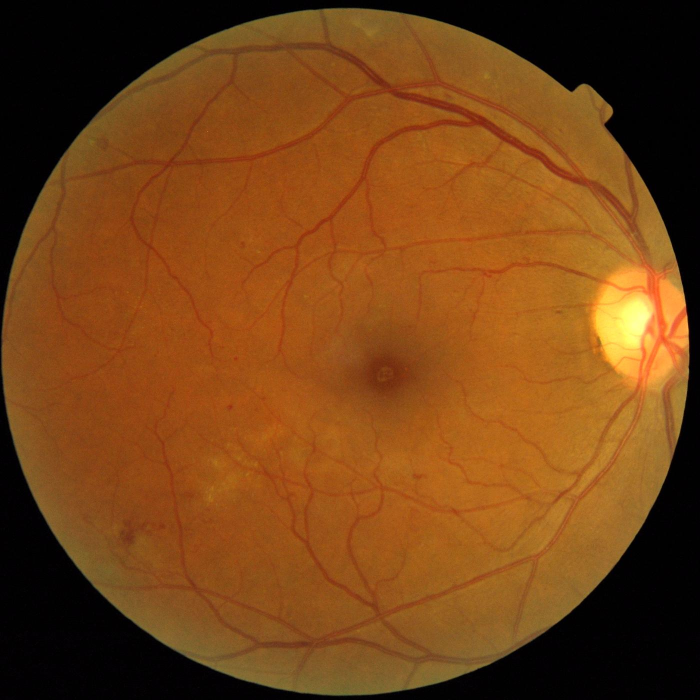
%> input picture Image processing/20051019_38557_0100_PP.jpg, 1400 x 1400 px (shown at 1/2 size)
$ octave main.m   (GNU Octave 9; MATLAB toolbox functions it lacks are replaced by stand-ins)
%> lines starting %> are read from the running program, lines starting %| are printed output that depends on the picture; in (x1, y1, x2, y2) boxes, pixels count from 0 and x2, y2 are one past the last pixel; in counts of white or black regions, pixels touching at a corner belong together; the program's own positions count from 1
%> further down, retinaRGB is the input picture: size 1400x1400x3 uint8; mean R, G, B 118.1, 67.2, 21.9
### Image processing/resizeretina.m
function retinaRGB = resizeretina ( retinaRGB, x, y )
%> called with x = 752, y = 500
% Resize an RGB image of retina
    subplot(1, 2, 1), imshow(retinaRGB); title('Before resize');
    a = size(retinaRGB, 1);
%> a = 1400
    b = size(retinaRGB, 2);
%> b = 1400
    retinaRGB = imresize(retinaRGB, sqrt(x * y / (a * b)));
%> retinaRGB: size 614x614x3 uint8
    subplot(1, 2, 2), imshow(retinaRGB); title('Resize');
end

### Image processing/getopticdiscartifacts.m
function [opticDiscMask, artifactsMask] = getopticdiscartifacts (retinaRGB, closingThresholdValue, opticDiscDilationSize, artifactMinSize)
%> called with closingThresholdValue = 0.64, opticDiscDilationSize = 4, artifactMinSize = 1100
    %% Get intensity
    subplot(1, 2, 1), imshow(retinaRGB); title('RGB');
    I = double(retinaRGB) / 255;
    I = sum(I, 3) ./ 3;
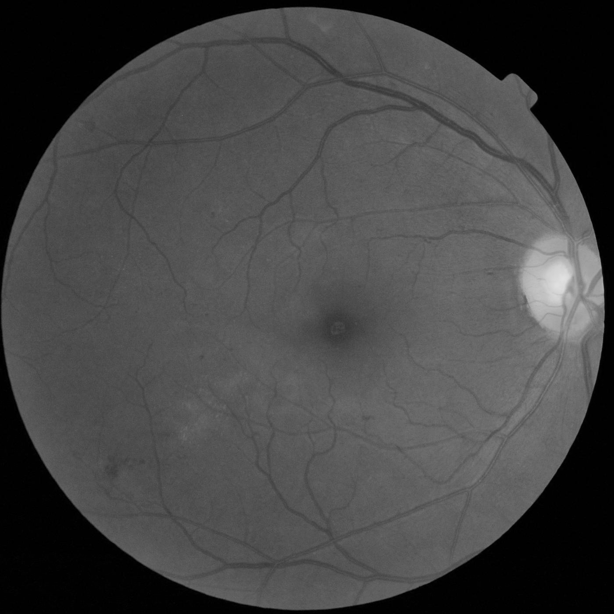
%> I: size 614x614 double; min 0, max 0.882, mean 0.271
    subplot(1, 2, 2), imshow(I); title('Intensity');

    %% Median filter on intensity channel
    subplot(1, 2, 1), imshow(I); title('Before median filter');
    I = medfilt2(I);
    subplot(1, 2, 2), imshow(I); title('Median filter on intensity');

    %% Histogram equalization
    subplot(1, 2, 1), imshow(I); title('Before histogram equalization');
    I = adapthisteq(I);
    subplot(1, 2, 2), imshow(I); title('Histogram equalization');

    %% Remove vessels by grayscale closing
    subplot(1, 2, 1), imshow(I); title('Before grayscale closing');
    se = strel('disk', 8);
    closeI = imclose(I, se);
    subplot(1, 2, 2), imshow(closeI); title('Grayscale closing');

    %% Threshold image to create mask
    subplot(1, 2, 1), imshow(closeI); title('Before threshold');
    maskFirst = im2bw(closeI, closingThresholdValue);  % Something to do with this hardcoded value
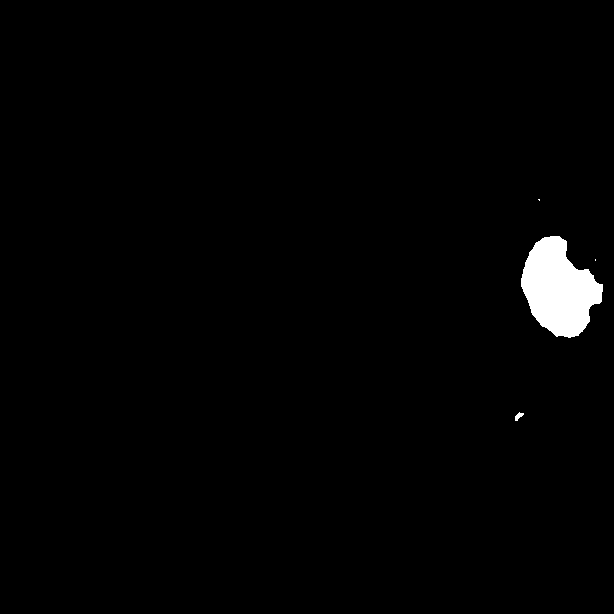
%> maskFirst: size 614x614 logical; 1.4% white; 4 white regions (2 under 20 px), largest, box (x1, y1, x2, y2) and area: (521, 236, 603, 338) 5383, (515, 412, 524, 421) 43
    subplot(1, 2, 2), imshow(maskFirst); title('Mask');

    %% Overlay mask on the original image
    subplot(1, 2, 1), imshow(I); title('Before overlay');
    maskFirstRev = imcomplement(maskFirst);
    marker = I .* maskFirstRev;
    subplot(1, 2, 2), imshow(marker); title('Overlay');

    %% Reconstruction
    subplot(1, 2, 1), imshow(marker); title('Before reconstruction');
    reconstructed = imreconstruct(marker, I);
    subplot(1, 2, 2), imshow(reconstructed); title('Reconstruction');

    %% Threshold on image differences and dilate to remove vessels
    diff = I - reconstructed;
    subplot(1, 2, 1), imshow(diff, []), title('Difference before threshold and dilation');
    level = graythresh(diff);
%> level = 0.102
    opticDiscMask = im2bw(diff, level);
%> opticDiscMask: size 614x614 logical; 0.74% white; 3 white regions, box (x1, y1, x2, y2) and area: (523, 251, 574, 331) 2638, (572, 314, 589, 330) 112, (577, 303, 585, 312) 45
    se = strel('disk', opticDiscDilationSize);
    opticDiscMask = imdilate(opticDiscMask, se);
%> opticDiscMask: size 614x614 logical; 1% white; 1 white region, box (x1, y1, x2, y2) and area: (520, 248, 592, 334) 3887
    subplot(1, 2, 2), imshow(opticDiscMask), title('Mask');

    %% Select optic disc and artifacts from mask
    subplot(1, 3, 1), imshow(opticDiscMask), title('Before selecting');
    % Get labels and measurement
    labeledDiscMask = bwlabel(opticDiscMask);
    measurements = regionprops(opticDiscMask, 'Area', 'Perimeter');
%> measurements = 1 region; Area and Perimeter: 3887 323.3
    % Calculate circularities
    allAreas = [measurements.Area];
%> allAreas = 3887
    allPerimeters = [measurements.Perimeter];
%> allPerimeters = 323.3
    allCircularities = (4 * pi * allAreas) ./ allPerimeters .^ 2;
%> allCircularities = 0.467
    allCircularities(~isfinite(allCircularities)) = 0;
    % Calculate scores
    allScores = allCircularities .^ 3 .* allAreas;
%> allScores = 396.8

    % Find candidates for optic disc and artifacts
    candidates = find(allAreas > artifactMinSize);
%> candidates = 1
    % No candidates big enough
    if (size(candidates, 2) == 0)
        % Look for smaller one in scores
        [~, opticDiscInd] = max(allScores);
        % Optic disc not found, work around
        if (size(opticDiscInd, 2) == 0)
            opticDiscInd = -1;
        end
        % No artifacts, work around
        artifactsInd = -1;
    % We have candidates
    else
        % Select optic disc as an element with maximum cicularity
        maxCandidateValue = max(allScores(candidates));
%> maxCandidateValue = 396.8
        opticDiscInd = find(allScores == maxCandidateValue);
%> opticDiscInd = 1
        % Select artifacts as rest of candidates
        artifactsInd = candidates(candidates ~= opticDiscInd);
%> artifactsInd = []
        % No artifacts, work around
        if (size(artifactsInd) == 0)
            artifactsInd = -1;
        end
    end

    % Create image with optic disc
    s = size(labeledDiscMask);
%> s = [614 614]
    [r, c] = find(labeledDiscMask == opticDiscInd);
%> r = 3887 values from 249 to 334; c = 3887 values from 521 to 592
    ind = sub2ind(s, r, c);
%> ind = 3887 values from 319556 to 363194
    opticDiscMask = zeros(size(opticDiscMask));
    opticDiscMask(ind) = 1;

    % Create image with artifacts
    ind = ismember(labeledDiscMask, artifactsInd);
%> ind: size 614x614 logical; every value is 0
    artifactsMask = zeros(s);
    artifactsMask(ind) = 1;
%> artifactsMask: size 614x614 double; every value is 0

    % Optic disc dilation
    se = strel('disk', 6);
    opticDiscMask = imdilate(opticDiscMask, se);
%> opticDiscMask: size 614x614 double; values 0 (black) and 1 (white), 1.5% white; 1 white region, box (x1, y1, x2, y2) and area: (515, 243, 597, 339) 5554

    % Artifacts dilation
    se = strel('disk', 4);
    artifactsMask = imdilate(artifactsMask, se);

    subplot(1, 3, 2), imshow(I .* imcomplement(opticDiscMask)), title('Optic disc extracted');
%> after `imshow(I .* imcomplement(opticDiscMask))`:
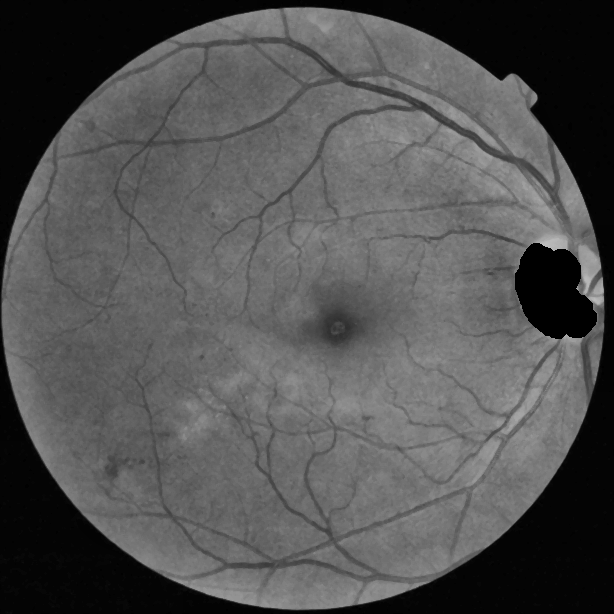
%> displayed picture: size 614x614, on the screen's scale of 0 to 255; min 0, max 189, mean 82.1
    subplot(1, 3, 3), imshow(I .* imcomplement(artifactsMask)), title('Artifacts extracted');
end

### Image processing/getexudates.m
function exudatesMask = getexudates (retinaRGB, opticDiscMask, artifactsMask, opticDiscDilation)
%> called with opticDiscDilation = 10
    %% Get intensity
    subplot(1, 2, 1), imshow(retinaRGB); title('RGB');
    I = double(retinaRGB) / 255;
    I = sum(I, 3) ./ 3;
    subplot(1, 2, 2), imshow(I); title('Intensity');

    %% Median filter on intensity channel
    subplot(1, 2, 1), imshow(I); title('Before median filter');
    I = medfilt2(I);
    subplot(1, 2, 2), imshow(I); title('Median filter on intensity channel');

    %% Histogram equalization
    subplot(1, 2, 1), imshow(I); title('Before histogram equalization');
    I = adapthisteq(I);
    subplot(1, 2, 2), imshow(I); title('Histogram equalization');

    %% Remove vessels by grayscale closing
    subplot(1, 2, 1), imshow(I); title('Before grayscale closing');
    se = strel('disk', 8);
    closeI = imclose(I, se);
    subplot(1, 2, 2), imshow(closeI); title('Grayscale closing');

    %% Local standard deviation of an image
    subplot(1, 2, 1), imshow(closeI); title('Before standard deviation');
    deviation = stdfilt(closeI, ones(7));
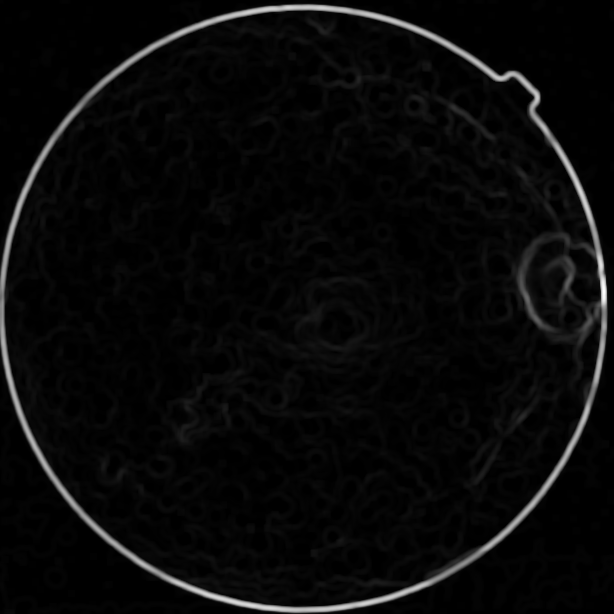
%> deviation: size 614x614 double; min 0, max 0.297, mean 0.011; drawn with min black and max white
    subplot(1, 2, 2), imshow(deviation, []); title('Standard deviation');

    %% Threshold and dilation
    subplot(1, 2, 1), imshow(deviation, []); title('Before threshold and dilation');
    level = graythresh(deviation);
%> level = 0.0824
    mask = im2bw(deviation, level);
%> mask: size 614x614 logical; 3.3% white; 4 white regions, box (x1, y1, x2, y2) and area: (0, 4, 607, 613) 12300, (520, 275, 542, 326) 212, (565, 274, 572, 290) 59, (584, 318, 592, 329) 39
    se = strel('disk', 6);
    mask = imdilate(mask, se);
%> mask: size 614x614 logical; 8.8% white; 3 white regions, box (x1, y1, x2, y2) and area: (0, 0, 612, 614) 31893, (515, 270, 547, 331) 898, (560, 269, 577, 295) 335
    subplot(1, 2, 2), imshow(mask); title('Thresholded and dilated');

    %% Create region of interest
    retinaMask = im2bw(I, 0.2);
%> retinaMask: size 614x614 logical; 75.9% white; 10 black regions (7 under 20 px), largest, box (x1, y1, x2, y2) and area: (0, 0, 614, 614) 90631, (327, 323, 332, 338) 37, (345, 324, 350, 330) 23
    retinaMask = imfill(retinaMask, 'holes');
%> retinaMask: size 614x614 logical; 76% white; 1 black region, box (x1, y1, x2, y2) and area: (0, 0, 614, 614) 90631
    se = strel('disk', 16);
    retinaMask = imerode(retinaMask, se);
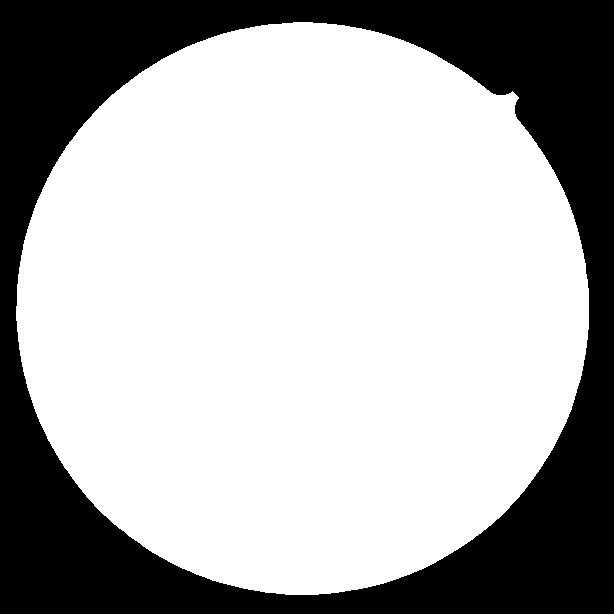
%> retinaMask: size 614x614 logical; 68.4% white; 1 black region, box (x1, y1, x2, y2) and area: (0, 0, 614, 614) 119062
    subplot(1, 2, 1), imshow(I), title('Original image');
    subplot(1, 2, 2), imshow(I, 'InitialMag', 'fit')
    % Make a truecolor all-green image.
    green = cat(3, zeros(size(I)), ones(size(I)), zeros(size(I)));
    hold on
    h = imshow(green);
    hold off
    % Use our influence map as the AlphaData for the solid green image.
    set(h, 'AlphaData', retinaMask)

    %% Remove circular shape around retina
    subplot(1, 2, 1), imshow(mask); title('Before removing circular shape around');
%> after `title('Before removing circular shape around')`:
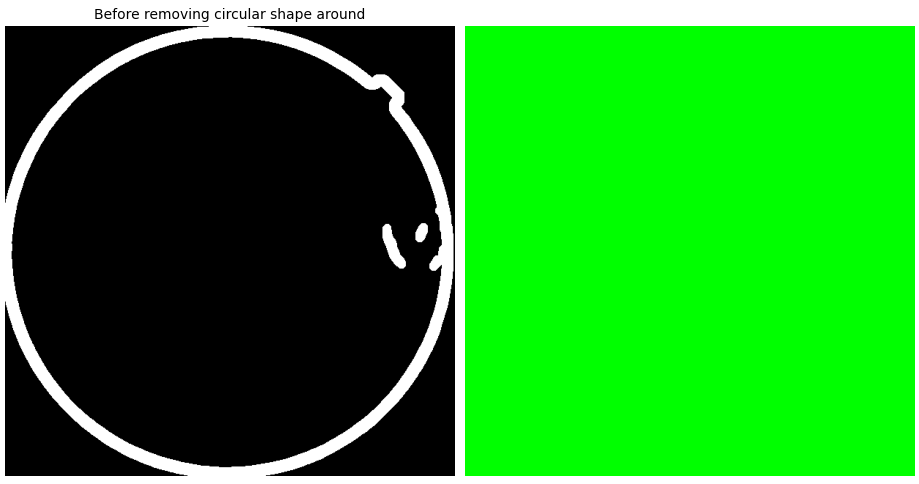
%> figure redrawn from the program's plot data, 2 panels
    maskOfCenter = mask .* retinaMask;
%> maskOfCenter: size 614x614 double; values 0 (black) and 1 (white), 0.37% white; 3 white regions, box (x1, y1, x2, y2) and area: (515, 270, 547, 331) 898, (560, 269, 577, 295) 335, (579, 313, 589, 334) 153
    subplot(1, 2, 2), imshow(maskOfCenter); title('Only region of interest');

    %% Flood fill
    subplot(1, 2, 1), imshow(maskOfCenter); title('Before filling');
    maskFilled = imfill(maskOfCenter, 'holes');
    subplot(1, 2, 2), imshow(maskFilled); title('Flood filled');

    %% Remove optic disc
    subplot(1, 2, 1), imshow(maskFilled); title('Before optic disc elimination');
    se = strel('disk', opticDiscDilation);
    opticDiscMask = imdilate(opticDiscMask, se);
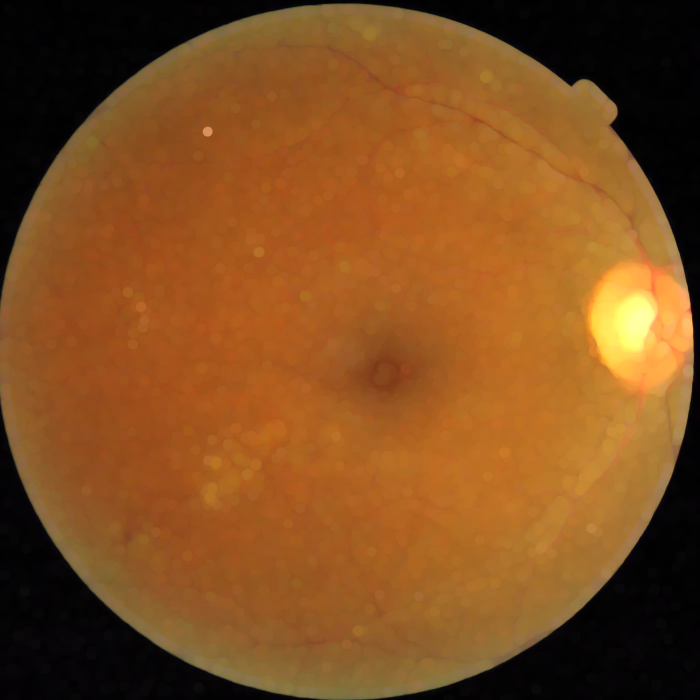
%> opticDiscMask: size 1400x1400x3 uint8 (shown at 1/2 size); mean R, G, B 129.7, 78.7, 31.7
    disp('asdasd');
    size(uint8(maskFilled))
%> ans = [614 614]
    disp('as');
    size(imcomplement(opticDiscMask))
%> ans = [1400 1400 3]
%> the run ends on the next line
    maskOfInterest = uint8(maskFilled) .* imcomplement(opticDiscMask);
    subplot(1, 2, 2), imshow(maskOfInterest); title('Without optic disc');

    %% Remove artifacts
    subplot(1, 2, 1), imshow(maskOfInterest); title('Before artifacts elimination');
    se = strel('disk', opticDiscDilation);
    artifactsMask = imdilate(artifactsMask, se);
    maskOfInterest = uint8(maskOfInterest) .* imcomplement(artifactsMask);
    subplot(1, 2, 2), imshow(maskOfInterest); title('Without artifacts');

    %% Overlay mask on the original image
    subplot(1, 2, 1), imshow(I); title('Before overlay');
    marker = I .* imcomplement(double(maskOfInterest));
    subplot(1, 2, 2), imshow(marker); title('Overlay');

    %% Reconstruction
    subplot(1, 2, 1), imshow(marker); title('Before reconstruction');
    reconstructed = imreconstruct(marker, I);
    subplot(1, 2, 2), imshow(reconstructed); title('Reconstruction');

    %% Threshold on image differences
    diff = I - reconstructed;
    subplot(1, 2, 1), imshow(diff, []), title('Difference before threshold');
    level = graythresh(diff)
    level = 0.01;
    exudatesMask = im2bw(diff, level);
    subplot(1, 2, 2), imshow(exudatesMask), title('Mask');

    %% Overlay exudates mask on the original image
    subplot(1, 2, 1), imshow(retinaRGB), title('Original image');
    subplot(1, 2, 2), imshow(I, 'InitialMag', 'fit')
    % Make a truecolor all-green image.
    green = cat(3, zeros(size(I)), ones(size(I)), zeros(size(I)));
    hold on
    h = imshow(green);
    hold off
    % Use our influence map as the AlphaData for the solid green image.
    set(h, 'AlphaData', exudatesMask)
end

### Image processing/main.m
%% Extract optic disc and artifacts from one image
tic
% Read image
retinaRGB = imread('20051019_38557_0100_PP.jpg');
% Resize image
retinaRGB = resizeretina(retinaRGB, 752, 500);
% Get optic disc mask
closingThresholdValue = 0.64;
opticDiscDilationSize = 4;
artifactMinSize = 1100;
[opticDiscMask, artifactsMask] = getopticdiscartifacts(retinaRGB, ...
            closingThresholdValue, opticDiscDilationSize, artifactMinSize);
toc


%% Extract exudates from one image
tic
fileName = '20051019_38557_0100_PP.jpg';
% Read image
retinaRGB = imread(fileName);
% Resize image
retinaRGB = resizeretina(retinaRGB, 752, 500);
% Read optic disc mask
opticDiscMask = imread(strrep(fileName, '.jpeg', '_optic_disc_mask.png'));
artifactsMask = imread(strrep(fileName, '.jpeg', '_artifacts_mask.png'));
% Get optic disc mask
opticDiscDilation = 10;
exudatesMask = getexudates(retinaRGB, opticDiscMask, artifactsMask, opticDiscDilation);
